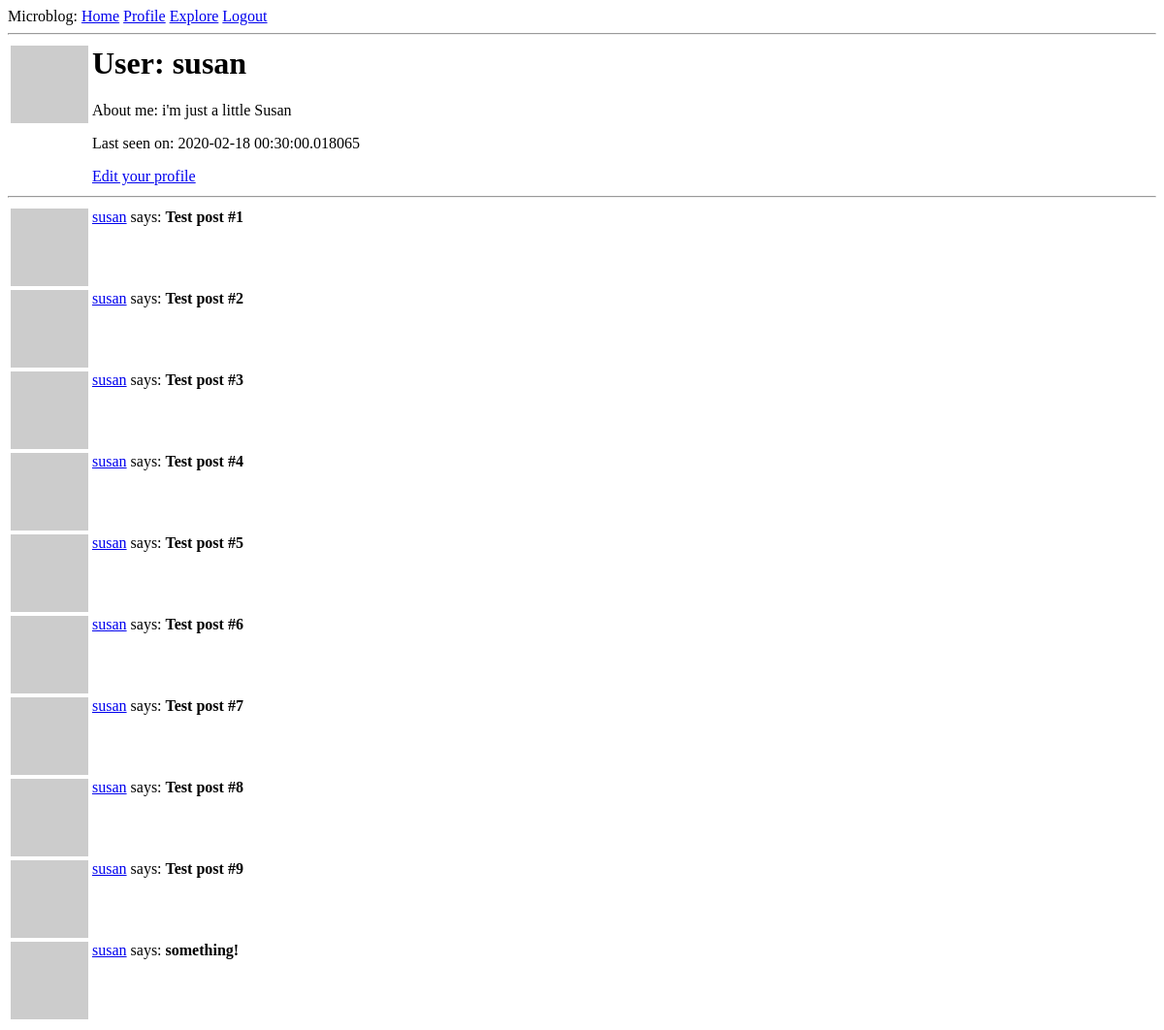
Before: /user/susan (signed in) with the older database file.
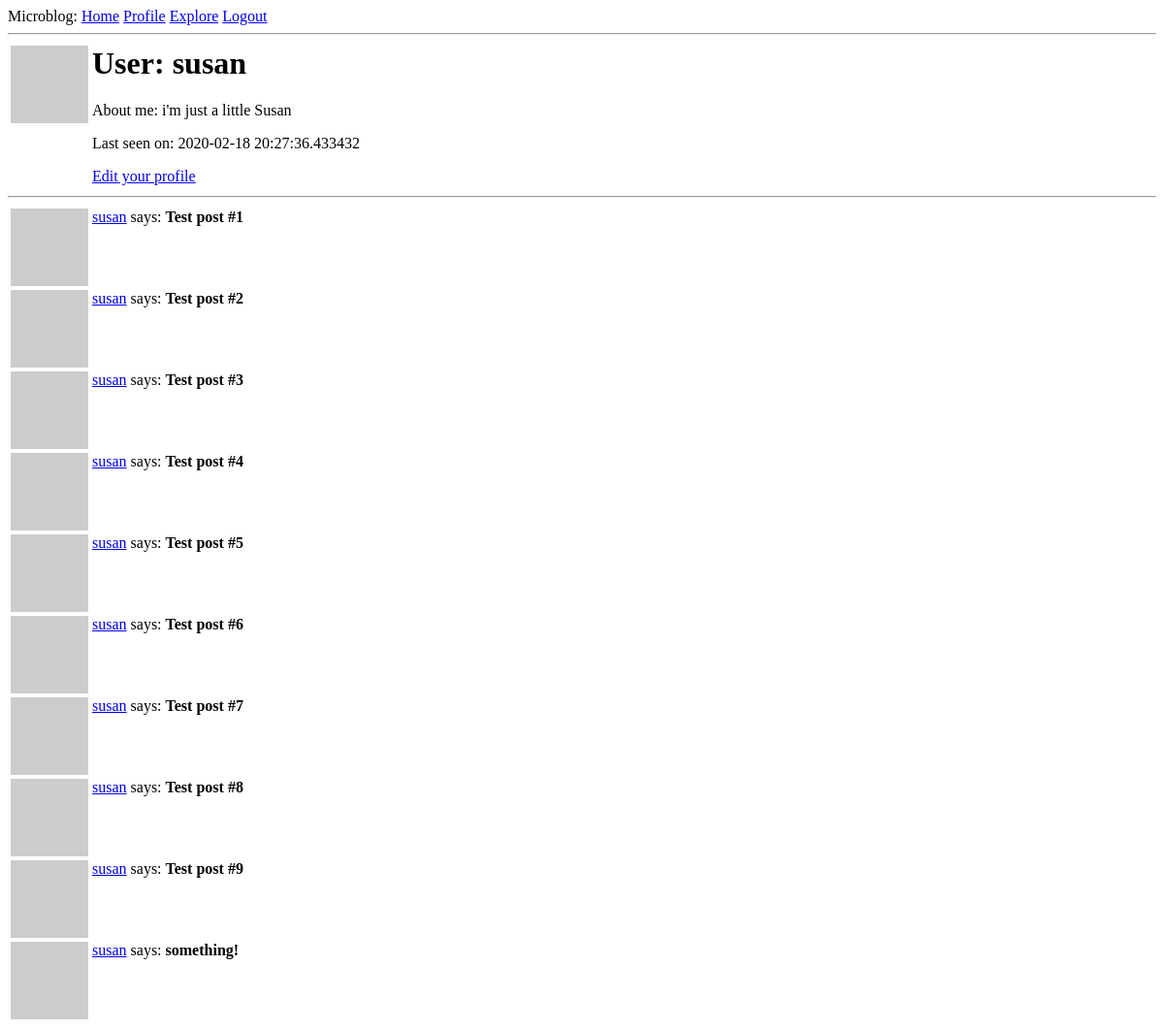
After: the same page with the newer database file.
### app/models.py (models this page shows, shortened)
class User(UserMixin, db.Model):
    id = db.Column(db.Integer, primary_key=True)
    username = db.Column(db.String(64), index=True, unique=True)
    email = db.Column(db.String(120), index=True, unique=True)
    password_hash = db.Column(db.String(128))
    posts = db.relationship('Post', backref='author', lazy='dynamic')
    about_me = db.Column(db.String(140))
    last_seen = db.Column(db.DateTime, default=datetime.utcnow)
    followed = db.relationship(
        'User', secondary='followers',
        primaryjoin=(followers.c.follower_id == id),
        secondaryjoin=(followers.c.followed_id == id),
        backref=db.backref('followers', lazy='dynamic'), lazy='dynamic')
    def avatar(self, size):
        digest = md5(self.email.lower().encode('utf-8')).hexdigest()
        return f'https://www.gravatar.com/avatar/{digest}?d=identicon&s={size}'

class Post(db.Model):
    id = db.Column(db.Integer, primary_key=True)
    body = db.Column(db.String(140))
    timestamp = db.Column(db.DateTime, index=True, default=datetime.utcnow)
    user_id = db.Column(db.Integer, db.ForeignKey('user.id'))

### app/routes.py (the view)
@app.route('/user/<username>')
@login_required
def user(username):
    page = request.args.get('page', 1, type=int)
    user = User.query.filter_by(username=username).first_or_404()
    posts = user.posts.paginate(
        page, app.config['POSTS_PER_PAGE'], False)
    next_url = url_for('user', username=user.username, page=posts.next_num) \
        if posts.has_next else None
    prev_url = url_for('user', username=user.username, page=posts.prev_num) \
        if posts.has_prev else None
    about_me = user.about_me
    return render_template(
        'user.html',
        user=user,
        posts=posts.items,
        next_url=next_url,
        prev_url=prev_url)

### app/models.py (called while the page is built)
@login.user_loader
def load_user(id):
    return User.query.get(int(id))

### app/routes.py (called while the page is built)
@app.before_request
def before_request():
    if current_user.is_authenticated:
        current_user.last_seen = datetime.utcnow()
        db.session.commit()

### app/templates/user.html (shortened to what this page needs)
{% extends "base.html" %}
{% block content %}
  <table>
    <tr valign="top">
      <td><img src="{{ user.avatar(128) }}"</td>
      <td>
        <h1>User: {{ user.username }}</h1>
        {%  if user.about_me %}<p>About me: {{ user.about_me }}</p>{% endif %}
        {%  if user.last_seen %}<p>Last seen on: {{ user.last_seen }}</p>{% endif %}
        {% if user == current_user %}
          <p><a href="{{ url_for('edit_profile') }}">Edit your profile</a></p>
        {% elif not current_user.is_following(user) %}
          <p><a href="{{ url_for('follow', username=user.username) }}">Follow</a></p>
        {% else %}
          <p><a href="{{ url_for('unfollow', username=user.username) }}">Unfollow</a></p>
        {% endif %}
      </td>
    </tr>
  </table>
  <hr>
  <table>
    {% for post in posts %}
      {% include "_post.html" %}
    {% endfor %}
  </table>
{% endblock %}

### app/templates/base.html (shortened to what this page needs)
<html>
  <head>
  </head>
  <body>
     <div>
       Microblog:
       <a href="{{ url_for('index') }}">Home</a>
       {% if current_user.is_anonymous %}
         <a href="{{ url_for('login') }}">Login</a>
       {% else %}
         <a href="{{ url_for('user', username=current_user.username) }}">Profile</a>
         <a href="{{ url_for('explore') }}">Explore</a>
         <a href="{{ url_for('logout') }}">Logout</a>
       {% endif %}
     </div>
     <hr>
     {% block content %}{% endblock %}
   </body>
</html>

### app/templates/_post.html
<tr valign="top">
  <td><img src="{{ post.author.avatar(36) }}"></td>
  <td><a href="{{ url_for('user', username=post.author.username) }}">
      {{ post.author.username }}</a> says: <b>{{ post.body }}</b>
  </td>
</tr>

Changed rows visible on the page:
changed User "susan": last_seen "2020-02-18 00:30:00.018065" → "2020-02-18 20:27:36.433432"
